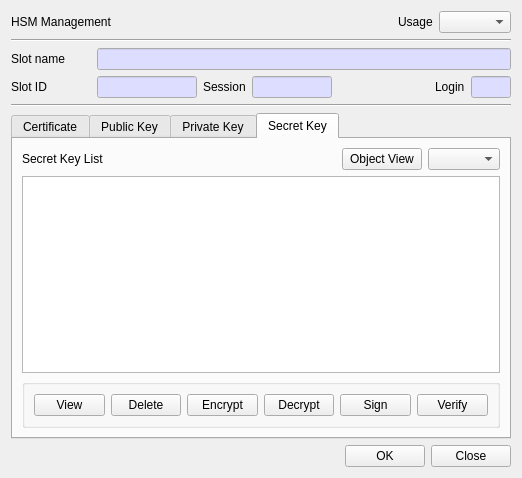
<?xml version="1.0" encoding="UTF-8"?>
<ui version="4.0">
 <class>HsmManDlg</class>
 <widget class="QDialog" name="HsmManDlg">
  <property name="geometry">
   <rect>
    <x>0</x>
    <y>0</y>
    <width>518</width>
    <height>478</height>
   </rect>
  </property>
  <property name="windowTitle">
   <string>HSM Manage</string>
  </property>
  <layout class="QVBoxLayout" name="verticalLayout">
   <item>
    <layout class="QGridLayout" name="gridLayout_12">
     <property name="topMargin">
      <number>0</number>
     </property>
     <item row="0" column="2">
      <widget class="QLabel" name="label_5">
       <property name="text">
        <string>Usage</string>
       </property>
      </widget>
     </item>
     <item row="0" column="1">
      <spacer name="horizontalSpacer_11">
       <property name="orientation">
        <enum>Qt::Horizontal</enum>
       </property>
       <property name="sizeHint" stdset="0">
        <size>
         <width>40</width>
         <height>20</height>
        </size>
       </property>
      </spacer>
     </item>
     <item row="0" column="0">
      <widget class="QLabel" name="mTitleLabel">
       <property name="text">
        <string>HSM Management</string>
       </property>
      </widget>
     </item>
     <item row="0" column="3">
      <widget class="QComboBox" name="mUsageCombo"/>
     </item>
    </layout>
   </item>
   <item>
    <widget class="Line" name="line_2">
     <property name="orientation">
      <enum>Qt::Horizontal</enum>
     </property>
    </widget>
   </item>
   <item>
    <layout class="QGridLayout" name="gridLayout_6">
     <property name="topMargin">
      <number>0</number>
     </property>
     <item row="0" column="0">
      <widget class="QLabel" name="label">
       <property name="minimumSize">
        <size>
         <width>80</width>
         <height>0</height>
        </size>
       </property>
       <property name="text">
        <string>Slot name</string>
       </property>
      </widget>
     </item>
     <item row="0" column="1">
      <widget class="QLineEdit" name="mSlotNameText">
       <property name="palette">
        <palette>
         <active>
          <colorrole role="Base">
           <brush brushstyle="SolidPattern">
            <color alpha="255">
             <red>221</red>
             <green>221</green>
             <blue>255</blue>
            </color>
           </brush>
          </colorrole>
         </active>
         <inactive>
          <colorrole role="Base">
           <brush brushstyle="SolidPattern">
            <color alpha="255">
             <red>221</red>
             <green>221</green>
             <blue>255</blue>
            </color>
           </brush>
          </colorrole>
         </inactive>
         <disabled/>
        </palette>
       </property>
       <property name="readOnly">
        <bool>true</bool>
       </property>
      </widget>
     </item>
    </layout>
   </item>
   <item>
    <layout class="QGridLayout" name="gridLayout_7">
     <property name="topMargin">
      <number>0</number>
     </property>
     <item row="0" column="5">
      <widget class="QLabel" name="label_4">
       <property name="text">
        <string>Login</string>
       </property>
      </widget>
     </item>
     <item row="0" column="0">
      <widget class="QLabel" name="label_2">
       <property name="minimumSize">
        <size>
         <width>80</width>
         <height>0</height>
        </size>
       </property>
       <property name="text">
        <string>Slot ID</string>
       </property>
      </widget>
     </item>
     <item row="0" column="2">
      <widget class="QLabel" name="label_3">
       <property name="text">
        <string>Session</string>
       </property>
      </widget>
     </item>
     <item row="0" column="3">
      <widget class="QLineEdit" name="mSessionText">
       <property name="maximumSize">
        <size>
         <width>80</width>
         <height>16777215</height>
        </size>
       </property>
       <property name="palette">
        <palette>
         <active>
          <colorrole role="Base">
           <brush brushstyle="SolidPattern">
            <color alpha="255">
             <red>221</red>
             <green>221</green>
             <blue>255</blue>
            </color>
           </brush>
          </colorrole>
         </active>
         <inactive>
          <colorrole role="Base">
           <brush brushstyle="SolidPattern">
            <color alpha="255">
             <red>221</red>
             <green>221</green>
             <blue>255</blue>
            </color>
           </brush>
          </colorrole>
         </inactive>
         <disabled/>
        </palette>
       </property>
       <property name="readOnly">
        <bool>true</bool>
       </property>
      </widget>
     </item>
     <item row="0" column="6">
      <widget class="QLineEdit" name="mLoginText">
       <property name="maximumSize">
        <size>
         <width>40</width>
         <height>16777215</height>
        </size>
       </property>
       <property name="palette">
        <palette>
         <active>
          <colorrole role="Base">
           <brush brushstyle="SolidPattern">
            <color alpha="255">
             <red>221</red>
             <green>221</green>
             <blue>255</blue>
            </color>
           </brush>
          </colorrole>
         </active>
         <inactive>
          <colorrole role="Base">
           <brush brushstyle="SolidPattern">
            <color alpha="255">
             <red>221</red>
             <green>221</green>
             <blue>255</blue>
            </color>
           </brush>
          </colorrole>
         </inactive>
         <disabled/>
        </palette>
       </property>
       <property name="readOnly">
        <bool>true</bool>
       </property>
      </widget>
     </item>
     <item row="0" column="1">
      <widget class="QLineEdit" name="mSlotIDText">
       <property name="maximumSize">
        <size>
         <width>100</width>
         <height>16777215</height>
        </size>
       </property>
       <property name="palette">
        <palette>
         <active>
          <colorrole role="Base">
           <brush brushstyle="SolidPattern">
            <color alpha="255">
             <red>221</red>
             <green>221</green>
             <blue>255</blue>
            </color>
           </brush>
          </colorrole>
         </active>
         <inactive>
          <colorrole role="Base">
           <brush brushstyle="SolidPattern">
            <color alpha="255">
             <red>221</red>
             <green>221</green>
             <blue>255</blue>
            </color>
           </brush>
          </colorrole>
         </inactive>
         <disabled/>
        </palette>
       </property>
       <property name="readOnly">
        <bool>true</bool>
       </property>
      </widget>
     </item>
     <item row="0" column="4">
      <spacer name="horizontalSpacer_2">
       <property name="orientation">
        <enum>Qt::Horizontal</enum>
       </property>
       <property name="sizeHint" stdset="0">
        <size>
         <width>40</width>
         <height>20</height>
        </size>
       </property>
      </spacer>
     </item>
    </layout>
   </item>
   <item>
    <widget class="Line" name="line">
     <property name="orientation">
      <enum>Qt::Horizontal</enum>
     </property>
    </widget>
   </item>
   <item>
    <widget class="QTabWidget" name="mTabWidget">
     <property name="minimumSize">
      <size>
       <width>500</width>
       <height>300</height>
      </size>
     </property>
     <property name="contextMenuPolicy">
      <enum>Qt::CustomContextMenu</enum>
     </property>
     <property name="currentIndex">
      <number>3</number>
     </property>
     <widget class="QWidget" name="mCertTab">
      <attribute name="title">
       <string>Certificate</string>
      </attribute>
      <layout class="QVBoxLayout" name="verticalLayout_2">
       <item>
        <layout class="QGridLayout" name="gridLayout_11">
         <property name="topMargin">
          <number>0</number>
         </property>
         <item row="0" column="0">
          <widget class="QLabel" name="label_9">
           <property name="text">
            <string>Certificate List</string>
           </property>
          </widget>
         </item>
         <item row="0" column="3">
          <widget class="QCheckBox" name="mCertKeyPairCheck">
           <property name="text">
            <string>Check KeyPair</string>
           </property>
          </widget>
         </item>
         <item row="0" column="1">
          <spacer name="horizontalSpacer_6">
           <property name="orientation">
            <enum>Qt::Horizontal</enum>
           </property>
           <property name="sizeHint" stdset="0">
            <size>
             <width>40</width>
             <height>20</height>
            </size>
           </property>
          </spacer>
         </item>
         <item row="0" column="2">
          <widget class="QPushButton" name="mCertObjectViewBtn">
           <property name="text">
            <string>Object View</string>
           </property>
          </widget>
         </item>
        </layout>
       </item>
       <item>
        <widget class="QTableWidget" name="mCertTable">
         <property name="contextMenuPolicy">
          <enum>Qt::CustomContextMenu</enum>
         </property>
         <attribute name="horizontalHeaderHighlightSections">
          <bool>false</bool>
         </attribute>
        </widget>
       </item>
       <item>
        <widget class="QGroupBox" name="mCertGroup">
         <property name="minimumSize">
          <size>
           <width>0</width>
           <height>0</height>
          </size>
         </property>
         <property name="title">
          <string/>
         </property>
         <layout class="QVBoxLayout" name="verticalLayout_6">
          <item>
           <layout class="QGridLayout" name="gridLayout_2">
            <item row="0" column="0">
             <widget class="QPushButton" name="mCertViewBtn">
              <property name="text">
               <string>View</string>
              </property>
             </widget>
            </item>
            <item row="0" column="3">
             <widget class="QPushButton" name="mCertExportBtn">
              <property name="text">
               <string>Export</string>
              </property>
             </widget>
            </item>
            <item row="0" column="2">
             <spacer name="horizontalSpacer_8">
              <property name="orientation">
               <enum>Qt::Horizontal</enum>
              </property>
              <property name="sizeHint" stdset="0">
               <size>
                <width>40</width>
                <height>20</height>
               </size>
              </property>
             </spacer>
            </item>
            <item row="0" column="1">
             <widget class="QPushButton" name="mCertDeleteBtn">
              <property name="text">
               <string>Delete</string>
              </property>
             </widget>
            </item>
            <item row="0" column="4">
             <widget class="QPushButton" name="mCertDeleteKeyPairBtn">
              <property name="text">
               <string>Delete certificate and key pair</string>
              </property>
             </widget>
            </item>
           </layout>
          </item>
         </layout>
        </widget>
       </item>
      </layout>
     </widget>
     <widget class="QWidget" name="mPublicTab">
      <attribute name="title">
       <string>Public Key</string>
      </attribute>
      <layout class="QVBoxLayout" name="verticalLayout_3">
       <item>
        <layout class="QGridLayout" name="gridLayout_10">
         <property name="topMargin">
          <number>0</number>
         </property>
         <item row="0" column="0">
          <widget class="QLabel" name="label_8">
           <property name="text">
            <string>Public Key List</string>
           </property>
          </widget>
         </item>
         <item row="0" column="3">
          <widget class="QComboBox" name="mPublicTypeCombo"/>
         </item>
         <item row="0" column="1">
          <spacer name="horizontalSpacer_5">
           <property name="orientation">
            <enum>Qt::Horizontal</enum>
           </property>
           <property name="sizeHint" stdset="0">
            <size>
             <width>40</width>
             <height>20</height>
            </size>
           </property>
          </spacer>
         </item>
         <item row="0" column="2">
          <widget class="QPushButton" name="mPublicObjectViewBtn">
           <property name="text">
            <string>Object View</string>
           </property>
          </widget>
         </item>
        </layout>
       </item>
       <item>
        <widget class="QTableWidget" name="mPublicTable">
         <property name="contextMenuPolicy">
          <enum>Qt::CustomContextMenu</enum>
         </property>
         <attribute name="horizontalHeaderHighlightSections">
          <bool>false</bool>
         </attribute>
        </widget>
       </item>
       <item>
        <widget class="QGroupBox" name="mPublicGroup">
         <property name="minimumSize">
          <size>
           <width>0</width>
           <height>0</height>
          </size>
         </property>
         <property name="title">
          <string/>
         </property>
         <layout class="QVBoxLayout" name="verticalLayout_7">
          <item>
           <layout class="QGridLayout" name="gridLayout_3">
            <item row="0" column="0">
             <widget class="QPushButton" name="mPublicViewBtn">
              <property name="text">
               <string>View</string>
              </property>
             </widget>
            </item>
            <item row="0" column="1">
             <widget class="QPushButton" name="mPublicDeleteBtn">
              <property name="text">
               <string>Delete</string>
              </property>
             </widget>
            </item>
            <item row="0" column="5">
             <widget class="QPushButton" name="mPublicExportBtn">
              <property name="text">
               <string>Export</string>
              </property>
             </widget>
            </item>
            <item row="0" column="2">
             <spacer name="horizontalSpacer_9">
              <property name="orientation">
               <enum>Qt::Horizontal</enum>
              </property>
              <property name="sizeHint" stdset="0">
               <size>
                <width>40</width>
                <height>20</height>
               </size>
              </property>
             </spacer>
            </item>
            <item row="0" column="3">
             <widget class="QPushButton" name="mPublicVerifyBtn">
              <property name="text">
               <string>Verify</string>
              </property>
             </widget>
            </item>
            <item row="0" column="4">
             <widget class="QPushButton" name="mPublicEncryptBtn">
              <property name="text">
               <string>Encrypt</string>
              </property>
             </widget>
            </item>
           </layout>
          </item>
         </layout>
        </widget>
       </item>
      </layout>
     </widget>
     <widget class="QWidget" name="mPrivateTab">
      <attribute name="title">
       <string>Private Key</string>
      </attribute>
      <layout class="QVBoxLayout" name="verticalLayout_4">
       <item>
        <layout class="QGridLayout" name="gridLayout_9">
         <property name="topMargin">
          <number>0</number>
         </property>
         <property name="rightMargin">
          <number>0</number>
         </property>
         <item row="0" column="1">
          <spacer name="horizontalSpacer_4">
           <property name="orientation">
            <enum>Qt::Horizontal</enum>
           </property>
           <property name="sizeHint" stdset="0">
            <size>
             <width>40</width>
             <height>20</height>
            </size>
           </property>
          </spacer>
         </item>
         <item row="0" column="0">
          <widget class="QLabel" name="label_7">
           <property name="text">
            <string>Private Key List</string>
           </property>
          </widget>
         </item>
         <item row="0" column="3">
          <widget class="QComboBox" name="mPrivateTypeCombo"/>
         </item>
         <item row="0" column="2">
          <widget class="QPushButton" name="mPrivateObjectViewBtn">
           <property name="text">
            <string>Object View</string>
           </property>
          </widget>
         </item>
        </layout>
       </item>
       <item>
        <widget class="QTableWidget" name="mPrivateTable">
         <property name="contextMenuPolicy">
          <enum>Qt::CustomContextMenu</enum>
         </property>
         <attribute name="horizontalHeaderHighlightSections">
          <bool>false</bool>
         </attribute>
        </widget>
       </item>
       <item>
        <widget class="QGroupBox" name="mPrivateGroup">
         <property name="minimumSize">
          <size>
           <width>0</width>
           <height>0</height>
          </size>
         </property>
         <property name="title">
          <string/>
         </property>
         <layout class="QVBoxLayout" name="verticalLayout_8">
          <item>
           <layout class="QGridLayout" name="gridLayout_4">
            <item row="0" column="2">
             <spacer name="horizontalSpacer_10">
              <property name="orientation">
               <enum>Qt::Horizontal</enum>
              </property>
              <property name="sizeHint" stdset="0">
               <size>
                <width>40</width>
                <height>20</height>
               </size>
              </property>
             </spacer>
            </item>
            <item row="0" column="5">
             <widget class="QPushButton" name="mPrivateExportBtn">
              <property name="text">
               <string>Export</string>
              </property>
             </widget>
            </item>
            <item row="0" column="1">
             <widget class="QPushButton" name="mPrivateDeleteBtn">
              <property name="text">
               <string>Delete</string>
              </property>
             </widget>
            </item>
            <item row="0" column="3">
             <widget class="QPushButton" name="mPrivateSignBtn">
              <property name="text">
               <string>Sign</string>
              </property>
             </widget>
            </item>
            <item row="0" column="0">
             <widget class="QPushButton" name="mPrivateViewBtn">
              <property name="text">
               <string>View</string>
              </property>
             </widget>
            </item>
            <item row="0" column="4">
             <widget class="QPushButton" name="mPrivateDecryptBtn">
              <property name="text">
               <string>Decrypt</string>
              </property>
             </widget>
            </item>
           </layout>
          </item>
         </layout>
        </widget>
       </item>
      </layout>
     </widget>
     <widget class="QWidget" name="mSecretTab">
      <attribute name="title">
       <string>Secret Key</string>
      </attribute>
      <layout class="QVBoxLayout" name="verticalLayout_5">
       <item>
        <layout class="QGridLayout" name="gridLayout_8">
         <property name="topMargin">
          <number>0</number>
         </property>
         <item row="0" column="3">
          <widget class="QComboBox" name="mSecretTypeCombo"/>
         </item>
         <item row="0" column="0">
          <widget class="QLabel" name="label_6">
           <property name="text">
            <string>Secret Key List</string>
           </property>
          </widget>
         </item>
         <item row="0" column="1">
          <spacer name="horizontalSpacer_3">
           <property name="orientation">
            <enum>Qt::Horizontal</enum>
           </property>
           <property name="sizeHint" stdset="0">
            <size>
             <width>40</width>
             <height>20</height>
            </size>
           </property>
          </spacer>
         </item>
         <item row="0" column="2">
          <widget class="QPushButton" name="mSecretObjectViewBtn">
           <property name="text">
            <string>Object View</string>
           </property>
          </widget>
         </item>
        </layout>
       </item>
       <item>
        <widget class="QTableWidget" name="mSecretTable">
         <property name="contextMenuPolicy">
          <enum>Qt::CustomContextMenu</enum>
         </property>
         <attribute name="horizontalHeaderHighlightSections">
          <bool>false</bool>
         </attribute>
        </widget>
       </item>
       <item>
        <widget class="QGroupBox" name="mSecretGroup">
         <property name="minimumSize">
          <size>
           <width>0</width>
           <height>0</height>
          </size>
         </property>
         <property name="title">
          <string/>
         </property>
         <layout class="QVBoxLayout" name="verticalLayout_9">
          <item>
           <layout class="QGridLayout" name="gridLayout_5">
            <item row="0" column="3">
             <spacer name="horizontalSpacer_7">
              <property name="orientation">
               <enum>Qt::Horizontal</enum>
              </property>
              <property name="sizeHint" stdset="0">
               <size>
                <width>40</width>
                <height>20</height>
               </size>
              </property>
             </spacer>
            </item>
            <item row="0" column="7">
             <widget class="QPushButton" name="mSecretVerifyBtn">
              <property name="text">
               <string>Verify</string>
              </property>
             </widget>
            </item>
            <item row="0" column="6">
             <widget class="QPushButton" name="mSecretSignBtn">
              <property name="text">
               <string>Sign</string>
              </property>
             </widget>
            </item>
            <item row="0" column="4">
             <widget class="QPushButton" name="mSecretEncryptBtn">
              <property name="text">
               <string>Encrypt</string>
              </property>
             </widget>
            </item>
            <item row="0" column="5">
             <widget class="QPushButton" name="mSecretDecryptBtn">
              <property name="text">
               <string>Decrypt</string>
              </property>
             </widget>
            </item>
            <item row="0" column="2">
             <widget class="QPushButton" name="mSecretDeleteBtn">
              <property name="text">
               <string>Delete</string>
              </property>
             </widget>
            </item>
            <item row="0" column="1">
             <widget class="QPushButton" name="mSecretViewBtn">
              <property name="text">
               <string>View</string>
              </property>
             </widget>
            </item>
           </layout>
          </item>
         </layout>
        </widget>
       </item>
      </layout>
     </widget>
    </widget>
   </item>
   <item>
    <layout class="QGridLayout" name="gridLayout">
     <item row="0" column="0">
      <spacer name="horizontalSpacer">
       <property name="orientation">
        <enum>Qt::Horizontal</enum>
       </property>
       <property name="sizeHint" stdset="0">
        <size>
         <width>40</width>
         <height>20</height>
        </size>
       </property>
      </spacer>
     </item>
     <item row="0" column="1">
      <widget class="QPushButton" name="mOKBtn">
       <property name="text">
        <string>OK</string>
       </property>
      </widget>
     </item>
     <item row="0" column="2">
      <widget class="QPushButton" name="mCloseBtn">
       <property name="text">
        <string>Close</string>
       </property>
      </widget>
     </item>
    </layout>
   </item>
  </layout>
 </widget>
 <tabstops>
  <tabstop>mSlotIDText</tabstop>
  <tabstop>mSessionText</tabstop>
  <tabstop>mLoginText</tabstop>
  <tabstop>mTabWidget</tabstop>
  <tabstop>mCertKeyPairCheck</tabstop>
  <tabstop>mCertTable</tabstop>
  <tabstop>mCertViewBtn</tabstop>
  <tabstop>mCertDeleteBtn</tabstop>
  <tabstop>mCertExportBtn</tabstop>
  <tabstop>mPublicTypeCombo</tabstop>
  <tabstop>mPublicTable</tabstop>
  <tabstop>mPublicViewBtn</tabstop>
  <tabstop>mPublicDeleteBtn</tabstop>
  <tabstop>mPublicExportBtn</tabstop>
  <tabstop>mPrivateTypeCombo</tabstop>
  <tabstop>mPrivateTable</tabstop>
  <tabstop>mPrivateViewBtn</tabstop>
  <tabstop>mPrivateDeleteBtn</tabstop>
  <tabstop>mPrivateExportBtn</tabstop>
  <tabstop>mSecretTypeCombo</tabstop>
  <tabstop>mSecretTable</tabstop>
  <tabstop>mSecretViewBtn</tabstop>
  <tabstop>mSecretDeleteBtn</tabstop>
  <tabstop>mOKBtn</tabstop>
  <tabstop>mCloseBtn</tabstop>
 </tabstops>
 <resources/>
 <connections/>
</ui>
